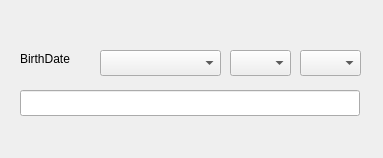
<?xml version="1.0" encoding="UTF-8"?>
<ui version="4.0">
 <class>Dialog</class>
 <widget class="QDialog" name="Dialog">
  <property name="geometry">
   <rect>
    <x>0</x>
    <y>0</y>
    <width>383</width>
    <height>158</height>
   </rect>
  </property>
  <property name="windowTitle">
   <string>Dialog</string>
  </property>
  <widget class="QLabel" name="label">
   <property name="geometry">
    <rect>
     <x>20</x>
     <y>50</y>
     <width>71</width>
     <height>18</height>
    </rect>
   </property>
   <property name="text">
    <string>BirthDate</string>
   </property>
  </widget>
  <widget class="QComboBox" name="cbYear">
   <property name="geometry">
    <rect>
     <x>100</x>
     <y>50</y>
     <width>121</width>
     <height>26</height>
    </rect>
   </property>
  </widget>
  <widget class="QComboBox" name="cbMonth">
   <property name="geometry">
    <rect>
     <x>230</x>
     <y>50</y>
     <width>61</width>
     <height>26</height>
    </rect>
   </property>
  </widget>
  <widget class="QComboBox" name="cbDay">
   <property name="geometry">
    <rect>
     <x>300</x>
     <y>50</y>
     <width>61</width>
     <height>26</height>
    </rect>
   </property>
  </widget>
  <widget class="QLineEdit" name="lineEdit">
   <property name="geometry">
    <rect>
     <x>20</x>
     <y>90</y>
     <width>340</width>
     <height>26</height>
    </rect>
   </property>
  </widget>
 </widget>
 <resources/>
 <connections/>
</ui>
